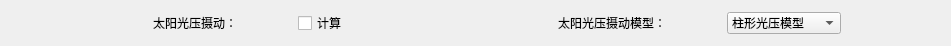
        <widget class="QWidget" name="horizontalLayoutWidget_14">
         <property name="geometry">
          <rect>
           <x>0</x>
           <y>320</y>
           <width>951</width>
           <height>22</height>
          </rect>
         </property>
         <layout class="QHBoxLayout" name="horizontalLayout_14">
          <item>
           <spacer name="horizontalSpacer_39">
            <property name="orientation">
             <enum>Qt::Horizontal</enum>
            </property>
            <property name="sizeType">
             <enum>QSizePolicy::Fixed</enum>
            </property>
            <property name="sizeHint" stdset="0">
             <size>
              <width>87</width>
              <height>20</height>
             </size>
            </property>
           </spacer>
          </item>
          <item>
           <widget class="QLabel" name="label_25">
            <property name="enabled">
             <bool>true</bool>
            </property>
            <property name="sizePolicy">
             <sizepolicy hsizetype="Fixed" vsizetype="Preferred">
              <horstretch>0</horstretch>
              <verstretch>0</verstretch>
             </sizepolicy>
            </property>
            <property name="text">
             <string>&lt;html&gt;&lt;head/&gt;&lt;body&gt;&lt;p&gt;太阳光压摄动：&lt;/p&gt;&lt;/body&gt;&lt;/html&gt;</string>
            </property>
           </widget>
          </item>
          <item>
           <widget class="QCheckBox" name="ForceCent_13">
            <property name="sizePolicy">
             <sizepolicy hsizetype="Fixed" vsizetype="Fixed">
              <horstretch>0</horstretch>
              <verstretch>0</verstretch>
             </sizepolicy>
            </property>
            <property name="text">
             <string>计算</string>
            </property>
           </widget>
          </item>
          <item>
           <spacer name="horizontalSpacer_46">
            <property name="orientation">
             <enum>Qt::Horizontal</enum>
            </property>
            <property name="sizeType">
             <enum>QSizePolicy::Fixed</enum>
            </property>
            <property name="sizeHint" stdset="0">
             <size>
              <width>150</width>
              <height>20</height>
             </size>
            </property>
           </spacer>
          </item>
          <item>
           <widget class="QLabel" name="label_26">
            <property name="enabled">
             <bool>true</bool>
            </property>
            <property name="sizePolicy">
             <sizepolicy hsizetype="Fixed" vsizetype="Preferred">
              <horstretch>0</horstretch>
              <verstretch>0</verstretch>
             </sizepolicy>
            </property>
            <property name="text">
             <string>&lt;html&gt;&lt;head/&gt;&lt;body&gt;&lt;p&gt;太阳光压摄动模型：&lt;/p&gt;&lt;/body&gt;&lt;/html&gt;</string>
            </property>
           </widget>
          </item>
          <item>
           <widget class="QComboBox" name="comboBox_3">
            <property name="sizePolicy">
             <sizepolicy hsizetype="Fixed" vsizetype="Fixed">
              <horstretch>39</horstretch>
              <verstretch>0</verstretch>
             </sizepolicy>
            </property>
            <property name="iconSize">
             <size>
              <width>18</width>
              <height>16</height>
             </size>
            </property>
            <item>
             <property name="text">
              <string>柱形光压模型</string>
             </property>
            </item>
            <item>
             <property name="text">
              <string>锥心地月影模型</string>
             </property>
            </item>
           </widget>
          </item>
          <item>
           <spacer name="horizontalSpacer_41">
            <property name="orientation">
             <enum>Qt::Horizontal</enum>
            </property>
            <property name="sizeType">
             <enum>QSizePolicy::Preferred</enum>
            </property>
            <property name="sizeHint" stdset="0">
             <size>
              <width>40</width>
              <height>20</height>
             </size>
            </property>
           </spacer>
          </item>
         </layout>
        </widget>
